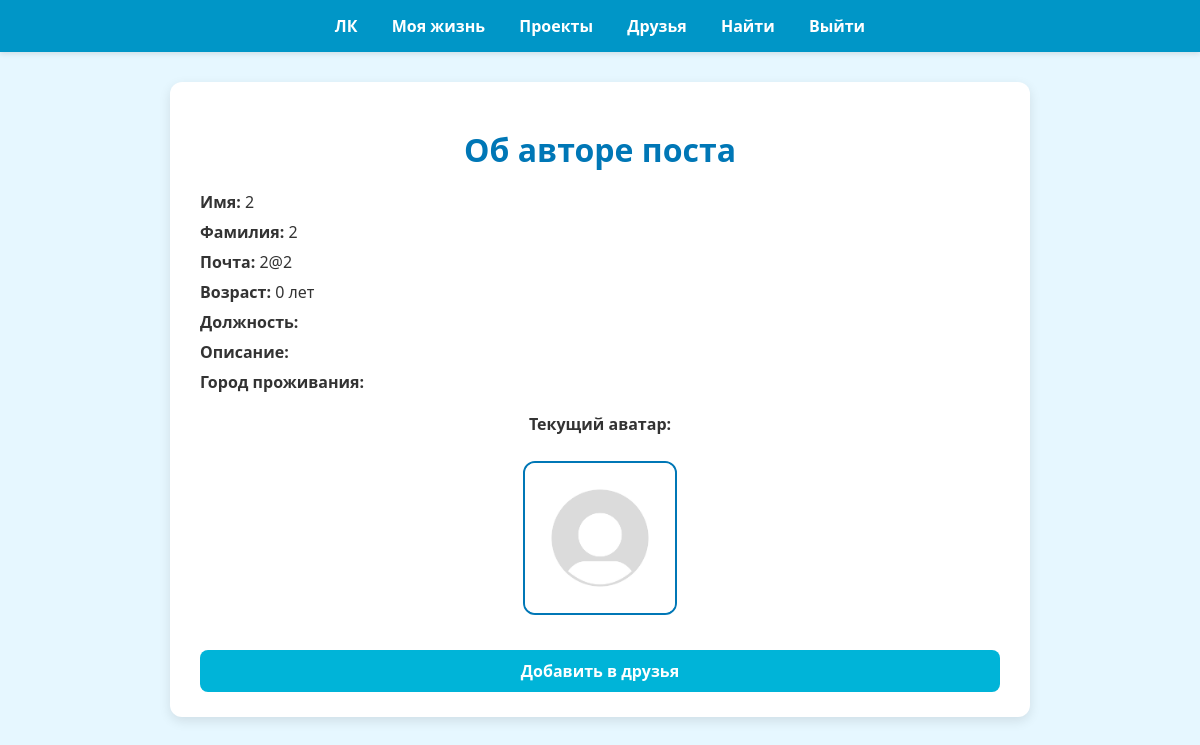
/profile_author_post/2 (signed in), run on the app's committed database.
### data/users.py (models this page shows, shortened)
class User(SqlAlchemyBase, UserMixin):
    __tablename__ = 'users'
    id = sqlalchemy.Column(sqlalchemy.Integer,
                           primary_key=True, autoincrement=True)
    name = sqlalchemy.Column(sqlalchemy.String, nullable=True)
    surname = sqlalchemy.Column(sqlalchemy.String, nullable=True)
    email = sqlalchemy.Column(sqlalchemy.String,
                              index=True, unique=True, nullable=True)
    hashed_password = sqlalchemy.Column(sqlalchemy.String, nullable=True)
    age = sqlalchemy.Column(sqlalchemy.Integer, default=0)
    specialization = sqlalchemy.Column(sqlalchemy.String(100), default='')
    bio = sqlalchemy.Column(sqlalchemy.Text, default='')
    city = sqlalchemy.Column(sqlalchemy.String(100), default='')
    number = sqlalchemy.Column(sqlalchemy.String(20), default='')
    code_word = sqlalchemy.Column(sqlalchemy.String(100), default='')
    avatar = sqlalchemy.Column(sqlalchemy.String(100), default='1.jpg')
    created_date = sqlalchemy.Column(sqlalchemy.DateTime, default=datetime.datetime.now)
    posts = relationship('Post', backref='author', lazy=True)
    projects = relationship('Project', backref='author', lazy=True)
    likes = relationship('Like', backref='user', lazy=True)
    reviews = relationship('Review', backref='author', lazy=True)

### main.py (the view)
@app.route('/profile_author_post/<int:user_id>', methods=['GET', 'POST'])
@login_required
def profile_author_post(user_id):
    db_sess = db_session.create_session()
    user = db_sess.query(User).get(user_id)
    return render_template('profile_author.html', user=user)

### data/db_session.py (called while the page is built)
def create_session() -> Session:
    global __factory
    return __factory()

### main.py (called while the page is built)
@login_manager.user_loader
def load_user(user_id):
    db_sess = db_session.create_session()
    return db_sess.query(User).get(int(user_id))

### templates/profile_author.html (shortened to what this page needs)
<!DOCTYPE html>
<html lang="ru">
<head>
    <link rel="stylesheet" href="{{ url_for('static', filename='css/profile_author.css') }}">
</head>
<body>
<header class="header">
    <nav>
        <a href="{{ url_for('profile_view') }}">ЛК</a>
        <a href="/posts">Моя жизнь</a>
        <a href="/projects">Проекты</a>
        <a href="/friends">Друзья</a>
        <a href="/find">Найти</a>
        <a href="/logout">Выйти</a>
    </nav>
</header>
<main class="container">
    <h1>Об авторе поста</h1>
    <div class="user-info">
        <p><strong>Имя:</strong> {{ user.name }}</p>
        <p><strong>Фамилия:</strong> {{ user.surname }}</p>
        <p><strong>Почта:</strong> {{ user.email }}</p>
        <p><strong>Возраст:</strong> {{ user.age }} лет</p>
        <p><strong>Должность:</strong> {{ user.specialization }}</p>
        <p><strong>Описание:</strong> {{ user.bio }}</p>
        <p><strong>Город проживания:</strong> {{ user.city }}</p>
    </div>
    <div class="avatar-section">
        <p><strong>Текущий аватар:</strong></p>
        <img src="{{ url_for('static', filename='uploads/' + user.avatar) }}"
             alt="Аватар" class="avatar-img">
    </div>
    <a href="{{ url_for('add_friend', friend_id=user.id) }}" class="friend-btn">Добавить в друзья</a>
</main>
</body>
</html>

### static/css/profile_author.css (style rules this page uses)
body { font-family: 'Segoe UI', sans-serif; margin: 0; background-color: #e6f7ff; color: #333; }
.header { background-color: #0096c7; padding: 15px 0; text-align: center; box-shadow: 0 2px 5px rgba(0, 0, 0, 0.1); }
.header a { color: white; text-decoration: none; margin: 0 15px; font-weight: bold; font-size: 1rem; transition: opacity 0.3s; }
.container { max-width: 800px; margin: 30px auto; background-color: #ffffff; padding: 25px 30px; border-radius: 12px; box-shadow: 0 4px 12px rgba(0,0,0,0.1); }
h1 { text-align: center; color: #0077b6; margin-bottom: 20px; }
.user-info p { margin: 8px 0; font-size: 1rem; }
.avatar-section { margin-top: 20px; text-align: center; }
.avatar-img { width: 150px; border-radius: 12px; border: 2px solid #0077b6; margin-top: 10px; }
.friend-btn { display: block; margin: 30px auto 0; background-color: #00b4d8; color: white; padding: 10px 25px; text-align: center; text-decoration: none; border-radius: 8px; font-weight: bold; transition: background-color 0.3s; }

### data on the page
User: name "2", surname "2", email "2@2", age "0", avatar (picture)
